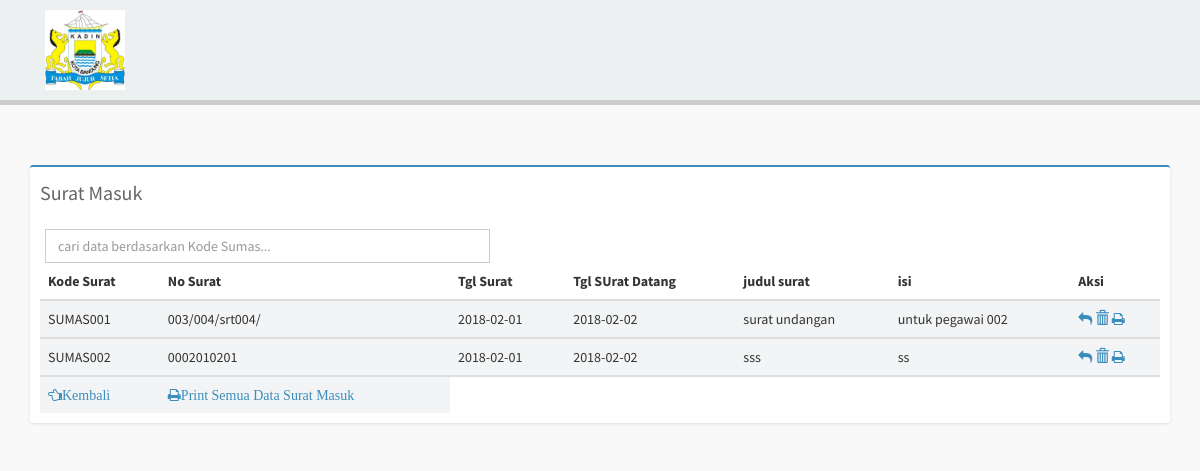
Page /manage/surat-masuk.php (signed in) on the committed database.
### tables this page shows
CREATE TABLE `surat_masuk` (
  `id` int(11) NOT NULL,
  `kd_sumas` varchar(100) NOT NULL,
  `no_sumas` varchar(100) NOT NULL,
  `tgl_sumas` date NOT NULL,
  `tgl_sumasdtg` date NOT NULL,
  `jns_sumas` text NOT NULL,
  `judul` text NOT NULL,
  `isi` varchar(250) NOT NULL,
  `instansi` text NOT NULL,
  `penerima` text NOT NULL,
  `file_sumas` varchar(250) NOT NULL
);

### manage/surat-masuk.php (the view, shortened to what this page needs)
<?php
require_once '../assets/configuration/konek.php';
?>
<!doctype html>
<html>
<head>
    <link href="../assets/css/bootstrap.min.css" rel="stylesheet" type="text/css" />
    <link rel="stylesheet" href="../assets/DataTables/global.css">
    <link href="../assets/css/font-awesome.min.css" rel="stylesheet" type="text/css" />
    <link href="../assets/css/ionicons.min.css" rel="stylesheet" type="text/css" />
    <link href="../assets/css/AdminLTE.css" rel="stylesheet" type="text/css" />
</head>
<body>
<header>
<div class="container">
<div class="col-md-5">
  <a href="../index.php" target="_blank" title="Simple Aplikasi Pengarsipan Surat">
<img src="../img/LOG_KADIN.jpg" width="80px"></a>
</div>
</div>
</header>
<div class="container">
  <div class="row">
    <div class="col-md-12">
    <div class="box box-primary">
                                <div class="box-header">
                                    <h3 class="box-title">Surat Masuk</h3>
                                </div>
                                <div class="col-md-5">
                                  <form action="" method="get">
                                    <input type="text" class="form-control" name="cari" placeholder="cari data berdasarkan Kode Sumas...">
                                  </form>
                                </div>
                                <div class="box-body table-responsive">
                                    <form action="" method="get">
                                      <table id="pegawai" class="table table-striped table-hover">
                                        <thead>
                                          <tr>
                                            <th>Kode Surat</th>
                                            <th>No Surat</th>
                                            <th>Tgl Surat</th>
                                            <th>Tgl SUrat Datang</th>
                                            <th>judul surat</th>
                                            <th>isi</th>
                                            <th>Aksi</th>
                                          </tr>
                                        </thead>
                                        <?php
                                                    if(isset($_GET['cari'])){
                                                      $cari = $_GET['cari'];
                                                      $data = "select * from surat_masuk where kd_sumas like '%".$cari."%'";
                                                      $data1 = $konek->query($data);
                                                      $p = mysqli_fetch_array($data1);
                                                        if ($p == TRUE) {
                                                          ?>
                                                            <tbody>
                                                                <tr>
                                                                  <td><?php echo $p['1']; ?></td>
                                                                  <td><?php echo $p['2']; ?></td>
                                                                  <td><?php echo $p['3']; ?></td>
                                                                  <td><?php echo $p['4']; ?></td>
                                                                  <td><?php echo $p['5']; ?></td>
                                                                  <td><?php echo $p['6']; ?></td>
                                                                  <td>
                                                                    <a href="detailsukel.php?details=<?php echo $t['1']; ?>"><font class="fa fa-reply"></font></></a>
                                                                    <a href="?hapussukel=<?php echo $t['1']; ?>" onclick="return confirm('Yakin data akan dihapus ?');"><font class="glyphicon glyphicon-trash"></font></a>
                                                                    <a href="../tpl/printsukel.php?print=<?php echo $t['0']; ?>"><font class="fa fa-print"></font></</a>
                                                                  </td>
                                                                </tr>
                                                              </tbody>
                                                          <?php
                                                        }else{
                                                          ?>
                                                            <tr>
                                                              <td>Data tidak ditemukan.</td>
                                                              <td></td>
                                                              <td></td>
                                                              <td></td>
                                                              <td></td>
                                                              <td></td>
                                                              <td></td>
                                                            </tr>
                                                          <?php
                                                        }
                                           }else{
                                          $query = mysqli_query($konek, "select * from surat_masuk");
                                          while ($t = mysqli_fetch_array($query)) {
                                         ?>
                                        <tbody>
                                          <tr>
                                            <td><?php echo $t['1']; ?></td>
                                            <td><?php echo $t['2']; ?></td>
                                            <td><?php echo $t['3']; ?></td>
                                            <td><?php echo $t['4']; ?></td>
                                            <td><?php echo $t['5']; ?></td>
                                            <td><?php echo $t['6']; ?></td>
                                            <td>
                                              <a href="detailsumas.php?details=<?php echo $t['1']; ?>" alt="detail surat masuk"><font class="fa fa-reply"></font></a>
                                              <a href="?hapussumas=<?php echo $t['1']; ?>" onclick="return confirm('Yakin data akan dihapus ?');"><font class="glyphicon glyphicon-trash"></font></a>
                                              <a href="../tpl/printsumas.php?print=<?php echo $t['0']; ?>"><font class="fa fa-print"></font></a>
                                            </td>
                                          </tr>
                                        </tbody>
                                        <?php
                                          }
                                        }
                                         ?>
                                         <tr>
                                           <th><a href="index.php"><font class="fa fa-hand-o-left">Kembali</font></a></th>
                                           <th>
                                              <a href="../tpl/printsumasall.php"><font class="fa fa-print">Print Semua Data Surat Masuk</font></a>
                                            </th>
                                      </table>
                                    </form>
                                </div>
                            </div>
</div></div></div>
<link rel="stylesheet" href="../assets/DataTables/datatables/dataTables.bootstrap.css">
</body>
</html>

### assets/DataTables/global.css (style rules this page uses)
header { background:#ECF0F1; width:100%; display:table; padding:10px 0px 10px; border-bottom:solid 5px #cccccc; margin-bottom:60px; }
.box { position: relative; background: #ffffff; border-top: 2px solid #c1c1c1; margin-bottom: 20px; -webkit-border-radius: 3px; -moz-border-radius: 3px; border-radius: 3px; width: 100%; box-shadow: 0px 1px 3px rgba(0, 0, 0, 0.1); }
.box.box-primary { border-top-color: #3c8dbc; }
.box .box-header { position: relative; color: #444; padding-bottom: 10px; }
.box .box-body { padding: 10px; -webkit-border-top-left-radius: 0; -webkit-border-top-right-radius: 0; -webkit-border-bottom-right-radius: 3px; -webkit-border-bottom-left-radius: 3px; -moz-border-radius-topleft: 0; -moz-border-radius-topright: 0; -moz-border-radius-bottomright: 3px; -moz-border-radius-bottomleft: 3px; border-top-left-radius: 0; border-top-right-radius: 0; border-bottom-right-radius: 3px; border-bottom-left-radius: 3px; }
.box h3.box-title { font-size: 20px; line-height: 1.6em; color: #666; margin-left:20px; }

### assets/css/AdminLTE.css (style rules this page uses)
html, body { overflow-x: hidden!important; font-family: 'Source Sans Pro', sans-serif; -webkit-font-smoothing: antialiased; min-height: 100%; background: #f9f9f9; }
a { color: #3c8dbc; }
h1, h2, h3, h4, h5, h6, .h1, .h2, .h3, .h4, .h5, .h6 { font-family: 'Source Sans Pro', sans-serif; }
img { max-width: 100%important; }
.table-striped > tbody > tr:nth-child(odd) > td, .table-striped > tbody > tr:nth-child(odd) > th { background-color: #f3f4f5; }
.form-control { -webkit-border-radius: 0px !important; -moz-border-radius: 0px !important; border-radius: 0px !important; box-shadow: none; }
.box { position: relative; background: #ffffff; border-top: 2px solid #c1c1c1; margin-bottom: 20px; -webkit-border-radius: 3px; -moz-border-radius: 3px; border-radius: 3px; width: 100%; box-shadow: 0px 1px 3px rgba(0, 0, 0, 0.1); }
.box.box-primary { border-top-color: #3c8dbc; }
.box .box-header { position: relative; -webkit-border-top-left-radius: 3px; -webkit-border-top-right-radius: 3px; -webkit-border-bottom-right-radius: 0; -webkit-border-bottom-left-radius: 0; -moz-border-radius-topleft: 3px; -moz-border-radius-topright: 3px; -moz-border-radius-bottomright: 0; -moz-border-radius-bottomleft: 0; border-top-left-radius: 3px; border-top-right-radius: 3px; border-bottom-right-radius: 0; border-bottom-left-radius: 0; border-bottom: 0px solid #f4f4f4; color: #444; padding-bottom: 10px; }
.box .box-header:before, .box .box-header:after { display: table; content: " "; }
.box .box-header:after { clear: both; }
.box .box-header > .fa, .box .box-header > .glyphicon, .box .box-header > .ion, .box .box-header .box-title { display: inline-block; padding: 10px 0px 10px 10px; margin: 0; font-size: 20px; font-weight: 400; float: left; cursor: default; }
.box .box-body { padding: 10px; -webkit-border-top-left-radius: 0; -webkit-border-top-right-radius: 0; -webkit-border-bottom-right-radius: 3px; -webkit-border-bottom-left-radius: 3px; -moz-border-radius-topleft: 0; -moz-border-radius-topright: 0; -moz-border-radius-bottomright: 3px; -moz-border-radius-bottomleft: 3px; border-top-left-radius: 0; border-top-right-radius: 0; border-bottom-right-radius: 3px; border-bottom-left-radius: 3px; }
.box .box-body .table { margin-bottom: 0; }

### rows in the picture
surat_masuk: kd_sumas "SUMAS001", no_sumas "003/004/srt004/", tgl_sumas "2018-02-01", tgl_sumasdtg "2018-02-02", jns_sumas "surat undangan", judul "untuk pegawai 002"
surat_masuk: kd_sumas "SUMAS002", no_sumas "0002010201", tgl_sumas "2018-02-01", tgl_sumasdtg "2018-02-02", jns_sumas "sss", judul "ss"
